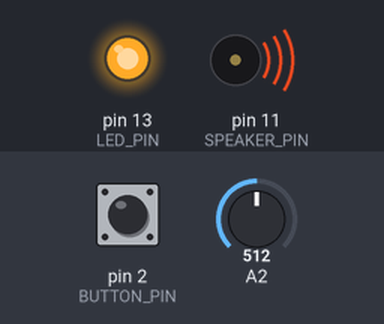
A sketch run on a simulated Arduino Uno, built with avr-gcc and run on an emulated ATmega328P. On the bench: output pins drawn as LEDs (lit = HIGH), buzzer (waves = sounding). Dashed ring = blinking. The test bench sets the inputs (shaded band); at power-on: A2 = 512, pin 2 (BUTTON_PIN) HIGH. Random numbers use the default seed unless the sketch sets one; EEPROM starts erased; what the sketch prints to the serial monitor is not drawn.

Above: at 0.1 s.
At 0.7 s:
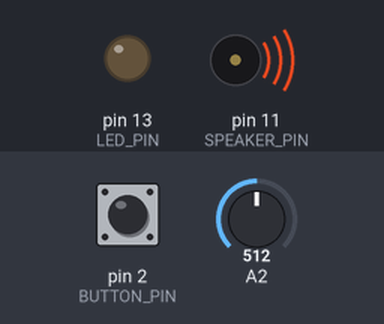
1.3 s: A2 set to 122
At 2.04 s:
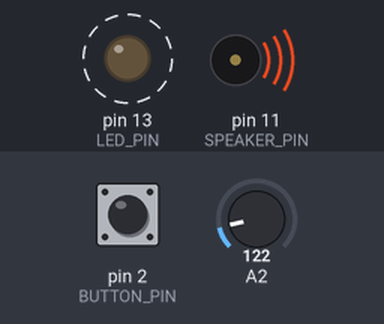
4.3 s: pin 2 (BUTTON_PIN) pulled LOW for 0.15 s
7.3 s: A2 set to 0
10.3 s: pin 2 (BUTTON_PIN) pulled LOW for 3.2 s
15.0 s: pin 2 (BUTTON_PIN) driven LOW
Timing chart, 0 to 19.0 s (numbered marks = the images above; inputs shaded):
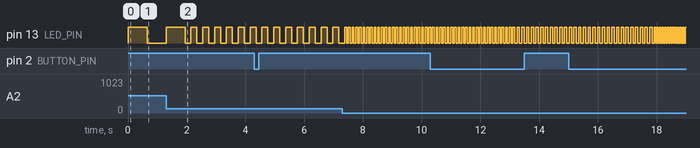

The sketch:

icefish_v.02.ino
```cpp
// DFISHKIN, 2024.
//Thanks electro-music.com forums for inspiration! https://github.com/jlswbs/
// thanks Lee Tusman and Fame Tothong and Keng for joining the initial crew of beta testers.
// this is a new algorithm that uses a potentiometer and

//crazy glitch version, leave the settings just like this!

#include <EEPROM.h>

#define SAMPLE_RATE 22050
#define LED_PIN     13
#define LED_PORT    PORTB
#define LED_BIT     5
#define SPEAKER_PIN 11
#define BUTTON_PIN  2

uint8_t out;
int16_t lp1_1, lp2_1, bp2_1, lowns_1, sah_1, rndm_1, lfrt_1;
int16_t lp1_2, lp2_2, bp2_2, lowns_2, sah_2, rndm_2, lfrt_2;
uint16_t coarsePitch_1 = 1, coarsePitch_2 = 1;
float finePitch_1 = 0.0, finePitch_2 = 0.0;

volatile uint16_t rhythmControl_1 = 800;
volatile uint16_t rhythmControl_2 = 1000;
volatile uint16_t pitchControl_1 = 100;
volatile uint16_t pitchControl_2 = 150;

uint8_t mode = 1;
float pitchMultiplier = 1.0;
float rhythmMultiplier = 1.0;
int16_t rhythmOffset = 0;

const uint8_t filterMode = 0; // 0 for NORMAL, 1 for FUN

ISR(TIMER1_COMPA_vect) {
    // Read analog input and map it to a useful range
    uint16_t potValue = analogRead(2);

    // Update rhythm and pitch controls based on the pot value and current mode settings
    rhythmControl_1 = map(potValue, 0, 1023, 100, 2000) * rhythmMultiplier + rhythmOffset;
    rhythmControl_2 = rhythmControl_1 * 1.25;
    pitchControl_1 = map(potValue, 0, 1023, 10, 100) * pitchMultiplier;
    pitchControl_2 = pitchControl_1 * 1.5;

    // Sound generator 1
    rndm_1 = rand();

    if (lfrt_1-- == 0) {
        lfrt_1 = rhythmControl_1;
        sah_1 = rndm_1;
        LED_PORT ^= 1 << LED_BIT;
    }

    finePitch_1 = pitchControl_1 / 100.0;
    bp2_1 = (sah_1/4 - bp2_1/32 - lp2_1) / finePitch_1 + bp2_1;

    if (filterMode == 0) {
        lp2_1 = bp2_1/2 + lp2_1;
    } else {
        lp2_1 = bp2_1/2 + lp2_1 + sah_1; // Fun mode
    }

    lowns_1 += (rndm_1-lowns_1) / 64;
    lp1_1 += (rndm_1/32 - lp1_1) / 32;

    int16_t burst_1 = (sah_1 - 16384) / 128;

    int16_t out_1 = ((bp2_1/2 + burst_1 + lowns_1/64 + lp1_1/64) / 32);

    // Sound generator 2
    rndm_2 = rand();

    if (lfrt_2-- == 0) {
        lfrt_2 = rhythmControl_2;
        sah_2 = rndm_2;
    }

    finePitch_2 = pitchControl_2 / 100.0;
    bp2_2 = (sah_2/4 - bp2_2/32 - lp2_2) / finePitch_2 + bp2_2;

    if (filterMode == 0) {
        lp2_2 = bp2_2/2 + lp2_2;
    } else {
        lp2_2 = bp2_2/2 + lp2_2 + sah_2; // Fun mode
    }

    lowns_2 += (rndm_2-lowns_2) / 64;
    lp1_2 += (rndm_2/32 - lp1_2) / 32;

    int16_t burst_2 = (sah_2 - 16384) / 128;

    int16_t out_2 = ((bp2_2/2 + burst_2 + lowns_2/64 + lp1_2/64) / 32);

    // Mix the two sounds
    out = 128 + (out_1 + out_2) / 2;

    OCR2A = out;
}

void startPlayback()
{
    pinMode(SPEAKER_PIN, OUTPUT);
    pinMode(LED_PIN, OUTPUT);
    // Use internal clock (datasheet p.160)
    ASSR &= ~(_BV(EXCLK) | _BV(AS2));
    // Set fast PWM mode  (p.157)
    TCCR2A |= _BV(WGM21) | _BV(WGM20);
    TCCR2B &= ~_BV(WGM22);
    // Do non-inverting PWM on pin OC2A (p.155)
    // On the Arduino this is pin 11.
    TCCR2A = (TCCR2A | _BV(COM2A1)) & ~_BV(COM2A0);
    TCCR2A &= ~(_BV(COM2B1) | _BV(COM2B0));
    // No prescaler (p.158)
    TCCR2B = (TCCR2B & ~(_BV(CS12) | _BV(CS11))) | _BV(CS10);
    // Set initial pulse width to the first sample.
    OCR2A = 0;
    // Set up Timer 1 to send a sample every interrupt.
    cli();
    // Set CTC mode (Clear Timer on Compare Match) (p.133)
    // Have to set OCR1A *after*, otherwise it gets reset to 0!
    TCCR1B = (TCCR1B & ~_BV(WGM13)) | _BV(WGM12);
    TCCR1A = TCCR1A & ~(_BV(WGM11) | _BV(WGM10));
    // No prescaler (p.134)
    TCCR1B = (TCCR1B & ~(_BV(CS12) | _BV(CS11))) | _BV(CS10);
    // Set the compare register (OCR1A).
    // OCR1A is a 16-bit register, so we have to do this with
    // interrupts disabled to be safe.
    OCR1A = F_CPU / SAMPLE_RATE;    // 16e6 / 22050 = 726
    // Enable interrupt when TCNT1 == OCR1A (p.136)
    TIMSK1 |= _BV(OCIE1A);
    sei();
}

void stopPlayback()
{
    // Disable playback per-sample interrupt.
    TIMSK1 &= ~_BV(OCIE1A);
    // Disable the per-sample timer completely.
    TCCR1B &= ~_BV(CS10);
    // Disable the PWM timer.
    TCCR2B &= ~_BV(CS10);
    digitalWrite(SPEAKER_PIN, LOW);
}

void flyingIcefish(float newPitchMultiplier, float newRhythmMultiplier, int16_t newRhythmOffset) {
    pitchMultiplier = newPitchMultiplier;
    rhythmMultiplier = newRhythmMultiplier;
    rhythmOffset = newRhythmOffset;

    while (true) {
        // No delay here to ensure responsiveness
        if (digitalRead(BUTTON_PIN) == LOW) {
            Serial.println(F("Button pressed. Exiting flyingIcefish();"));
            delay(50); // Debounce
            return;
        }
    }
}

void setup() {
    Serial.begin(115200);
    pinMode(BUTTON_PIN, INPUT_PULLUP);
    startPlayback();

    if (EEPROM.read(0) == 255) {
        mode = 1;
    } else {
        mode = EEPROM.read(0);
    }
}

void loop() {
    if (digitalRead(BUTTON_PIN) == LOW) {
        mode = (mode % 4) + 1;
        Serial.print(F("Switched to Program "));
        Serial.println(mode);
        EEPROM.write(0, mode);
        delay(500); // Debounce delay
    }

    switch (mode) {
        case 1:
            flyingIcefish(1.0, 1.0, 0);
            break;
        case 2:
            flyingIcefish(1.5, 0.8, 50);
            break;
        case 3:
            flyingIcefish(0.75, 1.2, -50);
            break;
        case 4:
            flyingIcefish(2.0, 0.5, 100);
            break;
        default:
            break;
    }
}
```

Measured:
- by itself, pin 13 (LED_PIN): alternates HIGH for 0.06 s and LOW for 0.06 s
